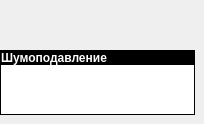
    <widget class="QWidget" name="noise">
     <widget class="QWidget" name="widget_32" native="true">
      <property name="geometry">
       <rect>
        <x>0</x>
        <y>50</y>
        <width>195</width>
        <height>65</height>
       </rect>
      </property>
      <property name="styleSheet">
       <string notr="true">#widget_32 {
	background: white;
	border: 1px solid;
}</string>
      </property>
      <layout class="QVBoxLayout" name="verticalLayout_48">
       <property name="spacing">
        <number>2</number>
       </property>
       <property name="leftMargin">
        <number>1</number>
       </property>
       <property name="topMargin">
        <number>1</number>
       </property>
       <property name="rightMargin">
        <number>1</number>
       </property>
       <property name="bottomMargin">
        <number>1</number>
       </property>
       <item>
        <widget class="QLabel" name="label_91">
         <property name="sizePolicy">
          <sizepolicy hsizetype="Preferred" vsizetype="Fixed">
           <horstretch>0</horstretch>
           <verstretch>0</verstretch>
          </sizepolicy>
         </property>
         <property name="font">
          <font>
           <weight>75</weight>
           <bold>true</bold>
          </font>
         </property>
         <property name="styleSheet">
          <string notr="true">background: black; color: white;</string>
         </property>
         <property name="text">
          <string>Шумоподавление</string>
         </property>
        </widget>
       </item>
       <item>
        <layout class="QHBoxLayout" name="horizontalLayout_70">
         <item>
          <widget class="QLabel" name="label_92">
           <property name="styleSheet">
            <string notr="true">image: url(:/resources/volume_6.png)</string>
           </property>
           <property name="text">
            <string/>
           </property>
          </widget>
         </item>
         <item>
          <widget class="QLabel" name="label_93">
           <property name="maximumSize">
            <size>
             <width>24</width>
             <height>16777215</height>
            </size>
           </property>
           <property name="styleSheet">
            <string notr="true">border-image: url(:/resources/arrs_up_down.png)</string>
           </property>
           <property name="text">
            <string/>
           </property>
          </widget>
         </item>
        </layout>
       </item>
       <item>
        <widget class="QLabel" name="label_94">
         <property name="sizePolicy">
          <sizepolicy hsizetype="Preferred" vsizetype="Fixed">
           <horstretch>0</horstretch>
           <verstretch>0</verstretch>
          </sizepolicy>
         </property>
         <property name="text">
          <string/>
         </property>
        </widget>
       </item>
      </layout>
     </widget>
    </widget>
